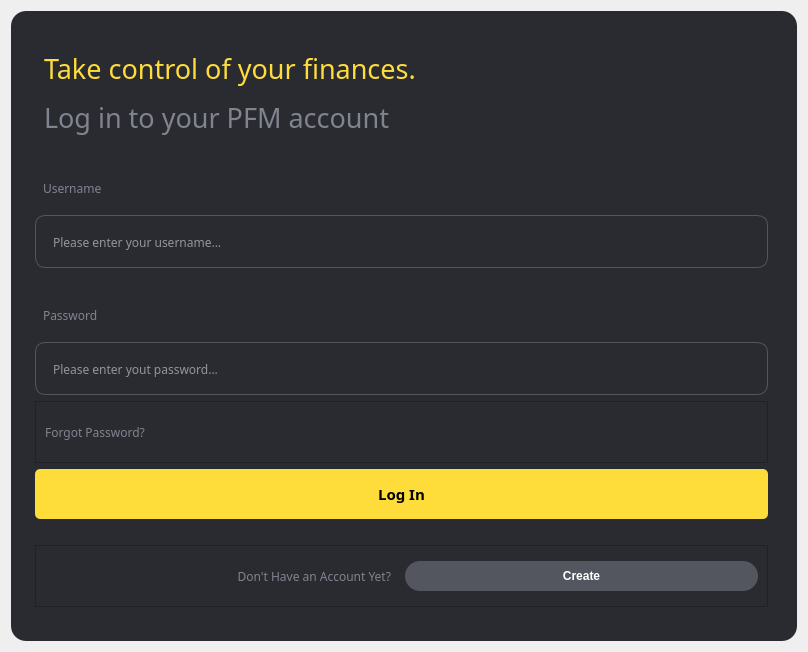
             <widget class="QWidget" name="loginPage">
              <property name="styleSheet">
               <string notr="true"/>
              </property>
              <layout class="QVBoxLayout" name="verticalLayout_3">
               <item>
                <widget class="QFrame" name="loginFrame">
                 <property name="minimumSize">
                  <size>
                   <width>500</width>
                   <height>630</height>
                  </size>
                 </property>
                 <property name="maximumSize">
                  <size>
                   <width>1000</width>
                   <height>700</height>
                  </size>
                 </property>
                 <property name="styleSheet">
                  <string notr="true">#loginFrame{
	background-color: rgb(42, 43, 48);       
   	padding-left: 15px;      
   	padding-right: 20px;       
    padding-top: 25px;          
    padding-bottom: 25px;
	border-radius: 15px;      
}
#username, #password{
	padding-top:25px;
}
QLabel{
	background-color:none;
	padding:5px;
}
QLineEdit{
	height:50px;
	padding: 1px 15 px;
	background-color: rgb(42, 43, 48);
	border: 1px solid rgba(84,86,95,255);
	border-radius: 10px;
	color:rgb(255, 255, 255);
}
#LI_buttonLI{
	background-color: rgb(254, 221, 59);	
	border-radius:5px;
	height:50px;
}
#LI_buttonSignIn{
	color:rgb(255, 255, 255);
	background-color: rgb(84, 86, 95);
	border-radius:15px;
	height:30px;
}
#LI_buttonForgetPassword{
	background-color:rgb(42,43,48);
	color:#808390;
	border-radius:15px;
	height:30px;
}
#username, #password, #LI_noAcc{
	color: rgb(128, 131, 144);
	font-family: Poppins;
}
#LI_ErrorMsg{
	color: rgb(42, 43, 48);
	font-family: Poppins;
}
#frame, #frame_2{
background-color: rgb(42, 43, 48);
}</string>
                 </property>
                 <property name="frameShape">
                  <enum>QFrame::StyledPanel</enum>
                 </property>
                 <property name="frameShadow">
                  <enum>QFrame::Raised</enum>
                 </property>
                 <layout class="QGridLayout" name="gridLayout_4">
                  <item row="1" column="0">
                   <widget class="QLabel" name="username">
                    <property name="font">
                     <font>
                      <family>Poppins</family>
                      <pointsize>9</pointsize>
                     </font>
                    </property>
                    <property name="text">
                     <string>Username</string>
                    </property>
                   </widget>
                  </item>
                  <item row="3" column="0">
                   <widget class="QLabel" name="password">
                    <property name="font">
                     <font>
                      <family>Poppins</family>
                      <pointsize>9</pointsize>
                     </font>
                    </property>
                    <property name="text">
                     <string>Password</string>
                    </property>
                   </widget>
                  </item>
                  <item row="2" column="0">
                   <widget class="QLineEdit" name="LI_inputUsername">
                    <property name="font">
                     <font>
                      <family>Poppins</family>
                      <pointsize>9</pointsize>
                     </font>
                    </property>
                    <property name="placeholderText">
                     <string>Please enter your username...</string>
                    </property>
                   </widget>
                  </item>
                  <item row="4" column="0">
                   <widget class="QLineEdit" name="LI_inputPassword">
                    <property name="font">
                     <font>
                      <family>Poppins</family>
                      <pointsize>9</pointsize>
                     </font>
                    </property>
                    <property name="echoMode">
                     <enum>QLineEdit::Password</enum>
                    </property>
                    <property name="placeholderText">
                     <string>Please enter yout password...</string>
                    </property>
                   </widget>
                  </item>
                  <item row="6" column="0">
                   <widget class="QPushButton" name="LI_buttonLI">
                    <property name="font">
                     <font>
                      <family>Montserrat</family>
                      <pointsize>11</pointsize>
                      <weight>75</weight>
                      <bold>true</bold>
                     </font>
                    </property>
                    <property name="cursor">
                     <cursorShape>PointingHandCursor</cursorShape>
                    </property>
                    <property name="text">
                     <string>Log In</string>
                    </property>
                   </widget>
                  </item>
                  <item row="0" column="0">
                   <widget class="QLabel" name="loginHeader">
                    <property name="font">
                     <font>
                      <family>Poppins Medium</family>
                      <pointsize>13</pointsize>
                     </font>
                    </property>
                    <property name="text">
                     <string>&lt;html&gt;&lt;head/&gt;&lt;body&gt;&lt;p&gt;&lt;span style=&quot; font-size:20pt; color:#fedd3b;&quot;&gt;Take control of your finances.&lt;/span&gt;&lt;/p&gt;&lt;p&gt;&lt;span style=&quot; font-size:20pt; color:#808390;&quot;&gt;Log in to your PFM account&lt;/span&gt;&lt;/p&gt;&lt;/body&gt;&lt;/html&gt;</string>
                    </property>
                   </widget>
                  </item>
                  <item row="7" column="0">
                   <spacer name="horizontalSpacer_2">
                    <property name="orientation">
                     <enum>Qt::Horizontal</enum>
                    </property>
                    <property name="sizeHint" stdset="0">
                     <size>
                      <width>553</width>
                      <height>20</height>
                     </size>
                    </property>
                   </spacer>
                  </item>
                  <item row="5" column="0">
                   <widget class="QFrame" name="frame">
                    <property name="frameShape">
                     <enum>QFrame::StyledPanel</enum>
                    </property>
                    <property name="frameShadow">
                     <enum>QFrame::Raised</enum>
                    </property>
                    <layout class="QHBoxLayout" name="horizontalLayout_2">
                     <item>
                      <widget class="QPushButton" name="LI_buttonForgetPassword">
                       <property name="font">
                        <font>
                         <family>Poppins</family>
                         <pointsize>9</pointsize>
                        </font>
                       </property>
                       <property name="cursor">
                        <cursorShape>PointingHandCursor</cursorShape>
                       </property>
                       <property name="text">
                        <string>Forgot Password?</string>
                       </property>
                      </widget>
                     </item>
                     <item>
                      <spacer name="horizontalSpacer">
                       <property name="orientation">
                        <enum>Qt::Horizontal</enum>
                       </property>
                       <property name="sizeHint" stdset="0">
                        <size>
                         <width>589</width>
                         <height>20</height>
                        </size>
                       </property>
                      </spacer>
                     </item>
                     <item>
                      <widget class="QLabel" name="LI_ErrorMsg">
                       <property name="font">
                        <font>
                         <family>Poppins</family>
                         <pointsize>10</pointsize>
                        </font>
                       </property>
                       <property name="styleSheet">
                        <string notr="true">color: rgb(255, 55, 58);</string>
                       </property>
                       <property name="text">
                        <string/>
                       </property>
                      </widget>
                     </item>
                    </layout>
                   </widget>
                  </item>
                  <item row="8" column="0">
                   <widget class="QFrame" name="frame_2">
                    <property name="frameShape">
                     <enum>QFrame::StyledPanel</enum>
                    </property>
                    <property name="frameShadow">
                     <enum>QFrame::Raised</enum>
                    </property>
                    <layout class="QHBoxLayout" name="horizontalLayout_3">
                     <item>
                      <widget class="QLabel" name="LI_noAcc">
                       <property name="font">
                        <font>
                         <family>Poppins</family>
                         <pointsize>9</pointsize>
                        </font>
                       </property>
                       <property name="text">
                        <string>Don't Have an Account Yet?</string>
                       </property>
                       <property name="alignment">
                        <set>Qt::AlignRight|Qt::AlignTrailing|Qt::AlignVCenter</set>
                       </property>
                      </widget>
                     </item>
                     <item>
                      <widget class="QPushButton" name="LI_buttonSignIn">
                       <property name="font">
                        <font>
                         <family>Segoe UI</family>
                         <pointsize>9</pointsize>
                         <weight>75</weight>
                         <bold>true</bold>
                        </font>
                       </property>
                       <property name="cursor">
                        <cursorShape>PointingHandCursor</cursorShape>
                       </property>
                       <property name="text">
                        <string>Create</string>
                       </property>
                      </widget>
                     </item>
                    </layout>
                   </widget>
                  </item>
                 </layout>
                </widget>
               </item>
              </layout>
             </widget>
